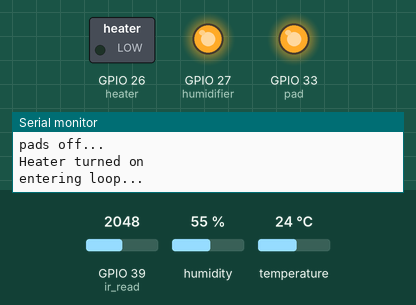
Bench run of a program on a simulated ESP32. On the bench: switched loads named in the program (green lamp = pin HIGH), output pins drawn as LEDs (lit = HIGH), the last lines printed to the serial monitor. The inputs (shaded band) are chosen by the test bench; at power-on: humidity 55 %, GPIO 39 (ir_read) = 2048, temperature 24 °C. WiFi joins after 1.5 s; servers stay silent unless stated; the local clock reads 2024-03-15 10:24:30 at power-on unless the program sets it.

Above: at 3.2 s.
3.3 s: humidity set to 51 %
4.8 s: humidity set to 48 %
At 6.0 s:
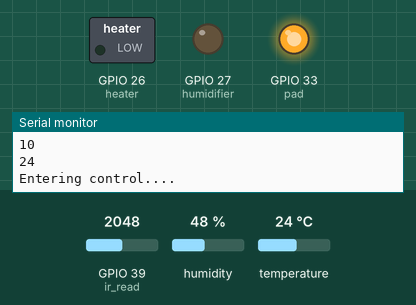
6.3 s: GPIO 39 (ir_read) set to 3344
7.8 s: GPIO 39 (ir_read) set to 3440
At 8.4 s:
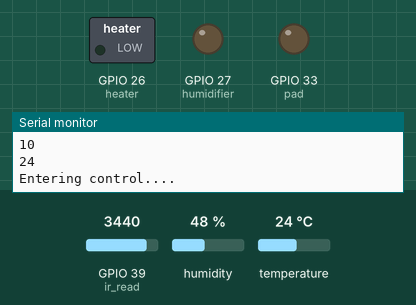
9.3 s: temperature set to 34.2 °C
10.8 s: temperature set to 35.5 °C
At 11.8 s:
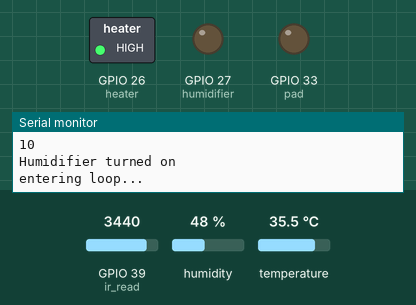
Timing chart, 0 to 13.4 s (numbered marks = the images above; inputs shaded):
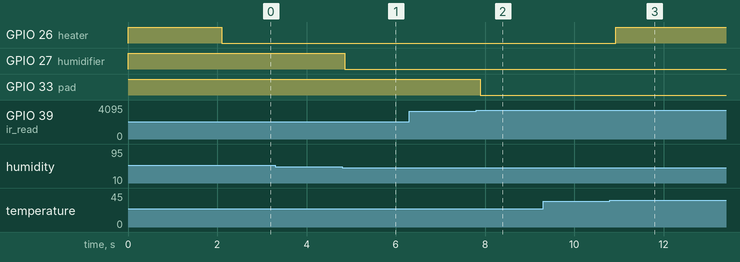

Measured:
- the behaviour switches between 50 and 49 % on humidity (found by bisection; images 0 and 1)
- the behaviour switches between 3399 and 3400 on GPIO 39 (ir_read) (found by bisection; images 1 and 2)
- the behaviour switches between 35 and 35.1 °C on temperature (found by bisection; images 2 and 3)
- after the input at 4.8 s, GPIO 27 (humidifier): HIGH → LOW after 0.06 s
- after the input at 7.8 s, GPIO 33 (pad): HIGH → LOW after 0.09 s
- after the input at 10.8 s, GPIO 26 (heater): LOW → HIGH after 0.13 s

The program:

main.cpp
```cpp
/*
  This code is the one used on the ESP32 which is performing the measurements in the Black Soldier Flies project.
*/

//make sure Arduino IDE is not open when using VS code /!\ -> otherwise USB PORT COM problem will occur

/*
Example:
A fatal error occurred: Could not open COM8, the port doesn't exist
*** [upload] Error 2
*/


//uncomment the wifi you want to use
#define WIFI_WORKSHOP
// #define ESP32

#include <Arduino.h>
#if defined(ESP32)
  #include <WiFi.h>
#elif defined(ESP8266)
  #include <ESP8266WiFi.h>
#endif
#include <Firebase_ESP_Client.h>

#include <Wire.h>
#include "time.h"

//AHT temperature sensors:
#include <Wire.h>
#include <Adafruit_AHTX0.h>
Adafruit_AHTX0 aht; // I2C

//include the following for the Firebase library to work.
// Provide the token generation process info.
#include "addons/TokenHelper.h"
// Provide the RTDB payload printing info and other helper functions.
#include "addons/RTDBHelper.h"

// Insert your network credentials and make sure the define at the beginning of the document is correct
#if defined(WIFI_WORKSHOP)
  #define WIFI_SSID "*****"
  #define WIFI_PASSWORD "*********"

  //#define WIFI_NAME "WS"
#endif

// Insert Firebase project API Key
#define API_KEY "*********" //"va-black-soldier-flies" firebase project

// Insert Authorized Email and Corresponding Password
#define USER_EMAIL "*******" //you can also choose: va_esp32_test@gmail.com
#define USER_PASSWORD "*******9"

// Insert RTDB URLefine the RTDB URL
#define DATABASE_URL "*************"

// Define Firebase objects
FirebaseData fbdo;
FirebaseAuth auth;
FirebaseConfig config;

// Variable to save USER UID
String uid;

// Data wire is plugged TO GPIO 4
/* #define ONE_WIRE_BUS 4
// Setup a oneWire instance to communicate with any OneWire devices (not just Maxim/Dallas temperature ICs)
OneWire oneWire(ONE_WIRE_BUS);
// Pass our oneWire reference to Dallas Temperature.
DallasTemperature sensors(&oneWire); */
float temp=0;
float rh=0;
int hours;
int minutes;

/* // Number of temperature devices found
int numberOfDevices;*/
// We'll use this variable to store a found device address
//DeviceAddress tempDeviceAddress;

// Database main path (to be updated in setup with the user UID)
String databasePath;

// Database child nodes
String temppath = "/temperature0";
String prespath = "/temperature1";
String humPath = "/humidity";
String timePath = "/timestamp";

// Parent Node (to be updated in every loop)
String parentPath;

int timestamp;
FirebaseJson json;

const char* ntpServer = "pool.ntp.org";

float humidity;

// Timer variables (send new readings every three minutes)
unsigned long sendDataPrevMillis = 0;
unsigned long timerDelay = 15*60*1000; //30 minute delay, 1 sec = 1000 for timerDelay // change for testing
//unsigned long timerDelay = 10*1000; //10s delay change for testing

//actuator
//#define RELAY_CHOICE_1
#define RELAY_CHOICE_2

#if defined(RELAY_CHOICE_1)
  #define ACTIVATED HIGH
  #define DEACTIVATED LOW
#endif
#if defined(RELAY_CHOICE_2)
  #define ACTIVATED LOW
  #define DEACTIVATED HIGH
#endif

//variables for actuators
unsigned long delayTime;
//bool fan_state = 0;
bool heater_state = 0;
bool humidifier_state = 0;
bool pad_state = 0;

const int heater = 26;
const int humidifier = 27;
const int pad = 33;
const int ir_read = A3;//39;
const int ir_power = 34; // not used Vin instead


// Initialize WiFi
void initWiFi() {
  Serial.print("Connecting to ");
  Serial.println(WIFI_SSID);
  WiFi.begin(WIFI_SSID, WIFI_PASSWORD);
  Serial.print("Connecting to WiFi ..");
  while (WiFi.status() != WL_CONNECTED) {
    Serial.print('.');
    delay(1000);
  }
  Serial.print("\nConnected to WiFi!\n");
  Serial.println("IP address: ");
  Serial.println(WiFi.localIP());
  Serial.println();
}

// Function that gets current epoch time
unsigned long getTime()
{
  time_t now;
  struct tm timeinfo;
  //5h30 dECALAGE
  if (!getLocalTime(&timeinfo)) {
    //Serial.println("Failed to obtain time");
    return(0);
  }
  hours = timeinfo.tm_hour;
  minutes = timeinfo.tm_min;
  time(&now);
  return now;
}

int ir_value()
{
	//digitalWrite(ir_power, HIGH);	// Turn the sensor ON
	delay(10);							// Allow power to settle
	int val = analogRead(ir_read);	// Read the analog value form sensor
	//digitalWrite(ir_power, LOW);		// Turn the sensor OFF
	return val;							// Return analog moisture value
}

void control()
{
  // test //
 // temp = 20;

  //end test //


  Serial.println("Entering control....");


  //test begin
  int check_ir = ir_value();
  Serial.print("moisture level = ");
  Serial.println(check_ir);

  //test end
  if(temp>37||rh<55)
  {
    if(hours>=4 && hours<=12)
    {
      int check_ir = ir_value();
      if (check_ir >= 3400)
      {
        digitalWrite(pad, ACTIVATED /*ACTIVATED*/);
        Serial.println("pads on...");
      }
      else if (check_ir <= 2500)
      {
      digitalWrite(pad, DEACTIVATED /*DEACTIVATED*/);
      Serial.println("pads off...");
      }
    }
    else
    {
      digitalWrite(pad, DEACTIVATED /*DEACTIVATED*/);
      Serial.println("pads off...");
    }
  }
  else if (temp<35||rh>70)
  {
    digitalWrite(pad, DEACTIVATED /*DEACTIVATED*/);
    Serial.println("pads off...");
  }

  if(temp<30)
  {
    digitalWrite(heater, ACTIVATED /*ACTIVATED*/);
    Serial.println("Heater turned on");
  }
  else if(temp>35)
  {
    digitalWrite(heater, DEACTIVATED /*DEACTIVATED*/);
    Serial.println("heater turned off");
  }

  if(rh<50)
  {
    Serial.println(hours);
    if(hours>=5 && hours<=11)
    {
      digitalWrite(humidifier, ACTIVATED /*ACTIVATED*/);
      Serial.println("Humidifier turned on");
    }
    else
    {
      digitalWrite(humidifier, DEACTIVATED /*DEACTIVATED*/);
      Serial.println("Humidifier turned off");
    }
  }
  else if(rh>70)
  {
    digitalWrite(humidifier, DEACTIVATED /*DEACTIVATED*/);
    Serial.println("Humidifier turned off");
  }
}


/************************************SETUP************************************/

void setup(){

  //relay
  pinMode(pad,OUTPUT);
  pinMode(heater,OUTPUT);
  pinMode(humidifier,OUTPUT);
  pinMode(ir_power, OUTPUT);

  digitalWrite(pad, DEACTIVATED);
  digitalWrite(heater, DEACTIVATED);
  digitalWrite(humidifier, DEACTIVATED);
  digitalWrite(ir_power, LOW);
  // Initialize WiFi
  initWiFi();

  Serial.begin(115200);
   bool status;
  // default settings
    if (! aht.begin()) {
    Serial.println("Could not find AHT? Check wiring");
    while (1) delay(10);
  }
  Serial.println("AHT10 or AHT20 found");


  configTime(0, 0, ntpServer);

  // Assign the api key (required)
  config.api_key = API_KEY;

  // Assign the user sign in credentials
  auth.user.email = USER_EMAIL;
  auth.user.password = USER_PASSWORD;

  // Assign the RTDB URL (required)
  config.database_url = DATABASE_URL;

  Firebase.reconnectWiFi(true);
  fbdo.setResponseSize(4096);

  // Assign the callback function for the long running token generation task
  config.token_status_callback = tokenStatusCallback; //see addons/TokenHelper.h

  // Assign the maximum retry of token generation
  config.max_token_generation_retry = 5;

  // Initialize the library with the Firebase authen and config
  Firebase.begin(&config, &auth);

  // Getting the user UID might take a few seconds
  Serial.println("Getting User UID");
  while ((auth.token.uid) == "") {
    Serial.print('.');
    delay(1000);
  }
  // Print user UID
  uid = auth.token.uid.c_str();
  Serial.print("User UID: ");
  Serial.print(uid);

  // Update database path
  databasePath = "/UsersData/"+ uid + "/readings";

  Serial.println("\n\nEnd of void setup function");
}

//************************************LOOP************************************

void loop(){

  Serial.println("entering loop...");

  sensors_event_t humidity, tempread;
  aht.getEvent(&humidity, &tempread);// populate temp and humidity objects with fresh data

  temp = tempread.temperature;
  rh = humidity.relative_humidity;

  Serial.print("\nTemperature device= ");
  Serial.print(temp);
  Serial.print("°C");
  Serial.print("\nHumidity= ");
  Serial.print(rh);
  Serial.print("%\n");


  timestamp = getTime();
  Serial.print ("current time: ");
  Serial.println (timestamp);
  Serial.println (hours);Serial.println (minutes);

  // //Check variables and activate controls
  control();

  // Send new readings to database
  if (Firebase.ready() && (millis() - sendDataPrevMillis > timerDelay || sendDataPrevMillis == 0)){
    sendDataPrevMillis = millis();

    //Get current timestamp
    timestamp = getTime();
    Serial.print ("current time: ");
    Serial.println (timestamp);

    parentPath= databasePath + "/" + String(timestamp);

    json.set(temppath.c_str(), String(temp));
    json.set(humPath.c_str(), String(rh));
    json.set(timePath, String(timestamp));

    //We can call that instruction inside a Serial.printf() command to print the results in the Serial Monitor at the same time the command runs.
    Serial.printf("Set json... %s\n", Firebase.RTDB.setJSON(&fbdo, parentPath.c_str(), &json) ? "ok" : fbdo.errorReason().c_str());
  }
}
```
